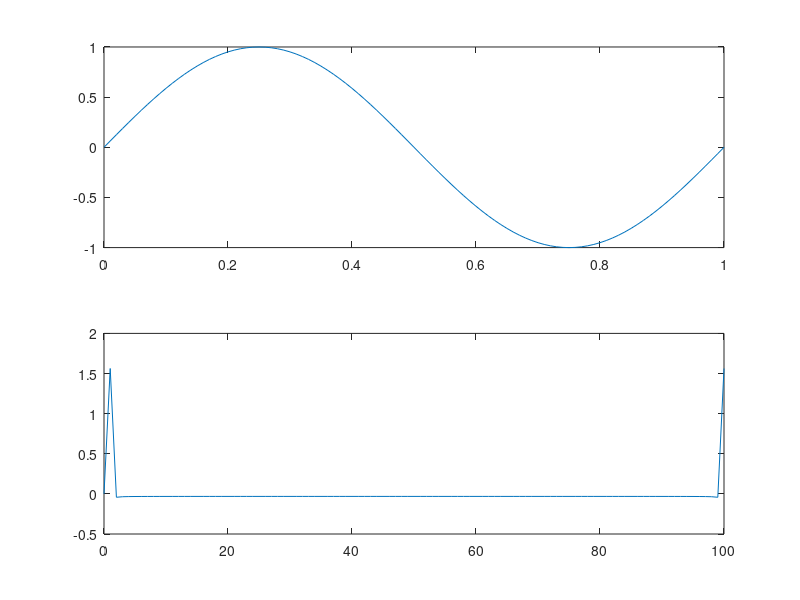

Write MATLAB code to recreate this figure.
clear all;clc;
n=[0:0.01:1];
y=sin(2*pi*1.*n);
dft=fft(y);
f=[0:1:100];
subplot(2,1,1);
plot(n,y);
subplot(2,1,2);
plot(f,dft);
